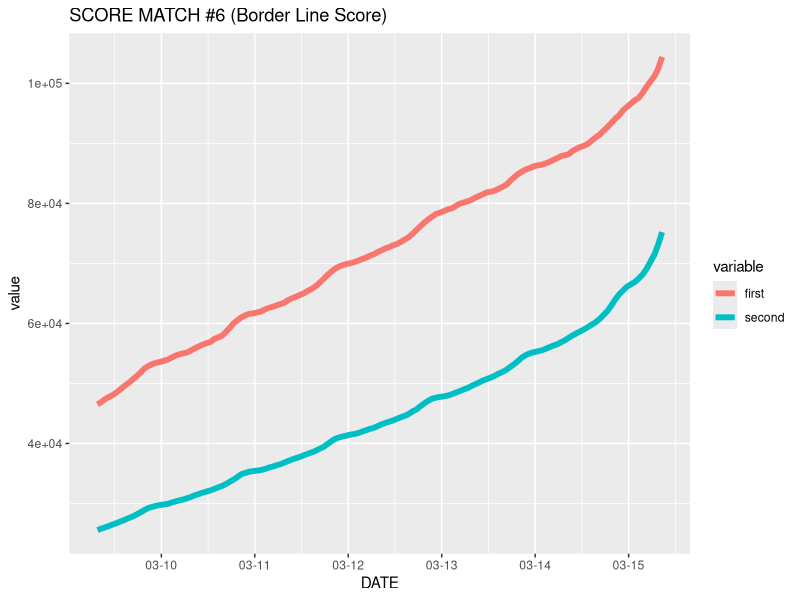
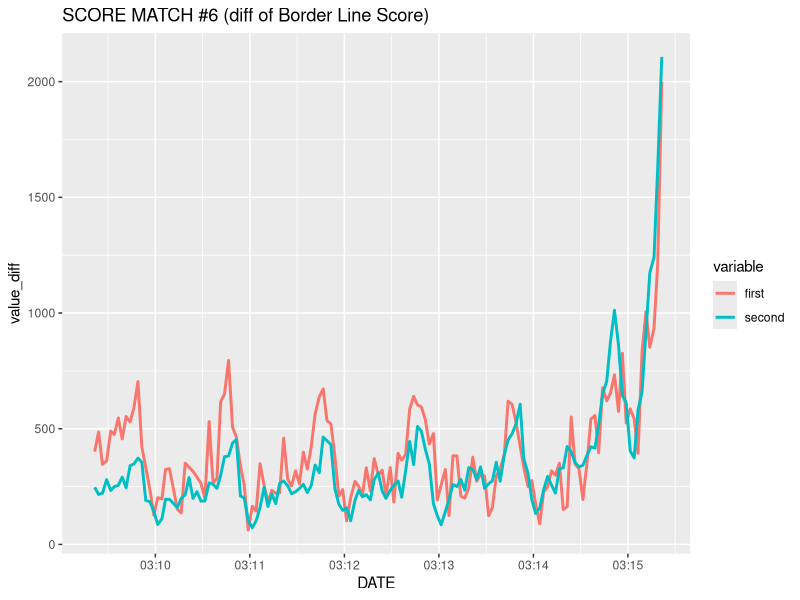
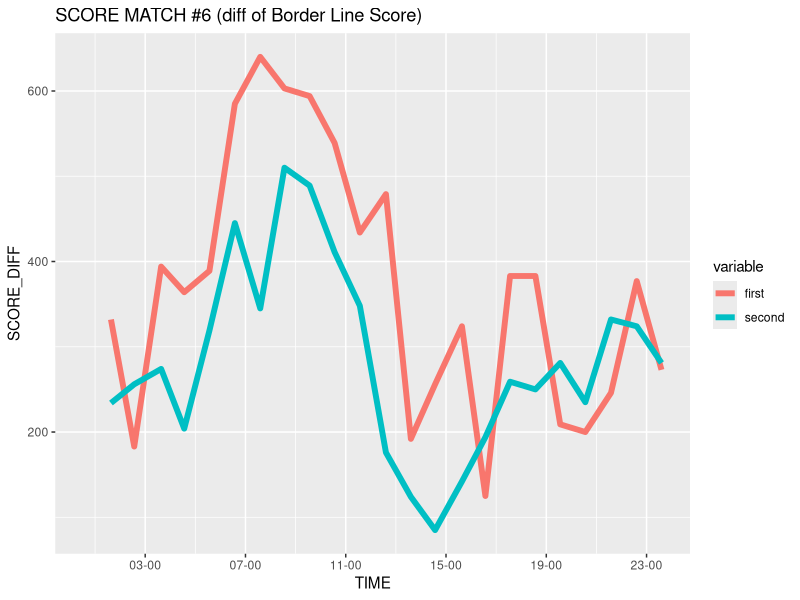

Here is the R script that generated these plots, in order:
## ---- chunk 1
library(data.table)
library(dplyr)
library(ggplot2)
dat = fread("LoveLive_score_modified.csv")

## データ型の修正 
dat = dat %>% 
  mutate(first = as.integer(first), 
         second =as.integer(second), 
         created=as.POSIXct(created, tz = "Asia/Tokyo"))
dat_score_match = 
  dat %>% 
  select(event) %>% 
  unique %>% 
  mutate(score_match = c(0,1,0,1,1,0,0,1,0,1))

## ---- chunk 2
dat_scoreMatch = 
  dat %>% merge(dat_score_match, by = "event") %>% 
  filter(score_match == 1) %>% 
  mutate(event_number = substr(event, start=2,stop=3))
## ---- chunk 3
library(reshape2)
## 第6回だけ取り出してデータフレームを変形
## タイムゾーンがGMTだったので, JSTに直すために+9時間する
dat_scoreMatch_06 = 
  dat_scoreMatch %>% 
  filter(event_number == "06") %>% 
  select(event_number, first , second, created) %>% 
  melt(id.var = c("event_number", "created")) %>% 
  mutate(DATE = as.POSIXct(created, tz ="Asia/Tokyo")+60*60*9) %>% 
  arrange(DATE)
## 内容
dat_scoreMatch_06
## 時間推移をggplot
library(scales)
dat_scoreMatch_06 %>% 
  ggplot(aes(x=DATE, y=value)) + 
  geom_line(aes(color=variable), size = 2) + 
  scale_x_datetime(breaks=date_breaks("24 hours"), 
                   labels = date_format("%m-%d")) + 
  ggtitle("SCORE MATCH #6 (Border Line Score)")
## ---- chunk 4
dat_scoreMatch_06 %>% 
  group_by(variable) %>% 
  mutate(value_diff = c(NA, diff(value))) %>% 
  ggplot(aes(x=DATE, y=value_diff)) +
  geom_line(aes(color=variable), size=1) + 
  scale_x_datetime(breaks=date_breaks("24 hours"), 
                   labels = date_format("%m:%d")) + 
  ggtitle("SCORE MATCH #6 (diff of Border Line Score)")
## ---- chunk 5
dat_scoreMatch_06 %>%
  mutate(DAY = substr(DATE, 1,10)) %>%
  filter(DAY == "2014-03-13") %>%
  mutate(HOUR = substr(DATE, 12,19)) %>%
  arrange(HOUR) %>% 
  group_by(variable, add=FALSE) %>% 
  mutate(value_diff = c(NA, diff(value))) %>% 
  ggplot(aes(x=as.POSIXct(HOUR, format="%H:%M:%S"), y=value_diff)) + 
  geom_line(aes(color=variable), size=2) + 
  scale_x_datetime(breaks=date_breaks("4 hours"), 
                   labels = date_format("%H-%M")) + 
  ggtitle("SCORE MATCH #6 (diff of Border Line Score)") + 
  xlab("TIME") + ylab("SCORE_DIFF")
